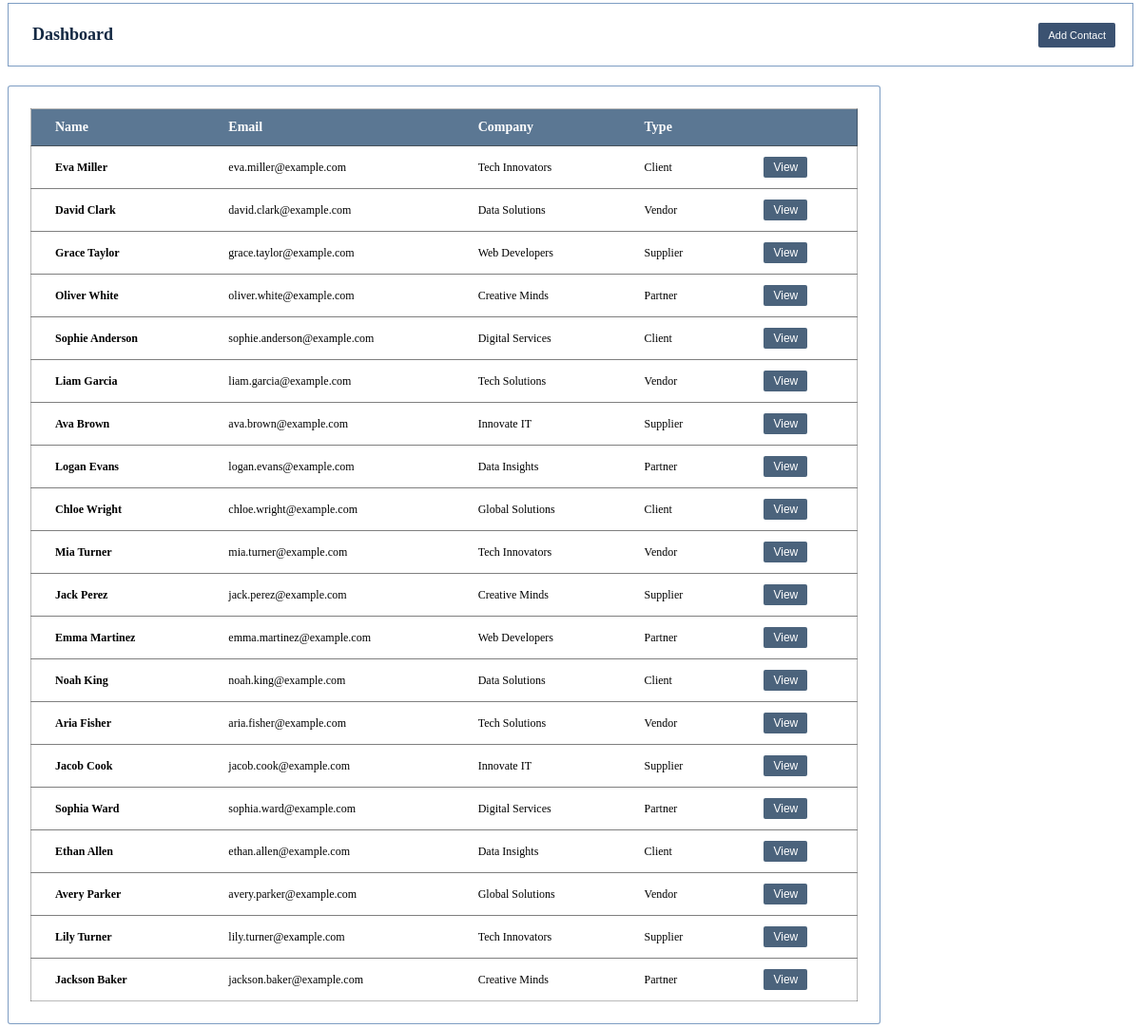
Page /screens/dashboard.php on the committed database.
### tables this page shows
CREATE TABLE `contacts` (
  `id` int(11) NOT NULL auto_increment,
  `firstname` varchar(35) NOT NULL default '',
  `lastname` varchar(35) NOT NULL default '',
  `company` varchar(35) NOT NULL default '',
  `type` varchar(35) NOT NULL default '',
  `assigned_to` int(35) NOT NULL ,
  `created_by`  int(35) NOT NULL ,
  `updated_at` DATE NOT NULL DEFAULT '0000-00-00',
  `telephone` varchar(35) NOT NULL default '',
  `email` varchar(35) NOT NULL default '',
   PRIMARY KEY  (`id`)
);

### screens/dashboard.php (the view, shortened to what this page needs)
<?php
    include("../database/dbsetup.php");
    $sql = "SELECT * FROM contacts";
    $results = $conn->query($sql);
?>
<!DOCTYPE html>
<html lang="en">
<head>
    <link rel="stylesheet" href="css/dashboard.css">
</head>
<body>
    <div id="dashHead">
        <h1>Dashboard</h1>
        <button onclick="loadScreen('contact')"> <i class="fa-solid fa-plus"></i> Add Contact</button>
    </div>
    <div id='dashBody'>
        <table id="contactstable">
            <thead>
                <tr>
                    <th>Name</th>
                    <th>Email</th>
                    <th>Company</th>
                    <th>Type</th>
                    <th> </th>
                </tr>
            </thead>
            <tbody>
            <?php foreach ($results as $row): ?>
                <tr>
                    <td><strong><?= $row['firstname'] ?> <?= $row['lastname'] ?></strong></td>
                    <td><?= $row['email'] ?></td>
                    <td><?= $row['company'] ?></td>
                    <td class="contacttype"><?= $row['type'] ?></td>
                    <td><button type="submit" id="contactDetailsLink" onclick="loadContactDetails('contactDetails' , <?= $row['id'] ?>)" >View</button></td>
                </tr>
            <?php endforeach; ?>
            </tbody>
        </table>
    </div>
</body>
</html>

### css/dashboard.css (style rules this page uses)
#dashHead { display: flex; align-items: center; justify-content: space-between; margin-top: -5px; padding: 10px; padding-left: 25px; border: 1.5px solid rgba(37, 90, 154, 0.591); background-color: rgba(255, 255, 255, 0.85); }
#dashHead h1 { display: inline; color: rgb(19, 40, 66); font-size: 18px; }
#dashHead button { background: rgb(59, 82, 113); border-radius: 2px; font-size: 11px; color: white; border: none; padding: 7px; padding-left: 10px; padding-right: 10px; margin-right: 8px; }
#dashBody { align-items: center; justify-content: center; background-color: rgba(255, 255, 255, 0.85); border-radius: 3px; border: 1.5px solid rgba(37, 90, 154, 0.591); margin-top: 20px; width: 72.5vw; padding: 23px; }
#dashBody table { border-collapse: collapse; border-radius: 3px; border: 1.3px solid #00000046; font-size: 12px; width: 72.5vw; }
#dashBody table td { padding: 11px; padding-right: 38px; padding-left: 25px; border-top: 1.3px solid rgba(63, 63, 63, 0.663); }
#dashBody table th { font-weight: bold; font-size: 14px; text-align: left; padding: 11px; padding-left: 25px; color: white; background-color: rgba(66, 99, 131, 0.868); }
#dashBody td button { background: rgba(48, 76, 104, 0.868); border-radius: 2px; font-size: 12px; color: white; border: none; padding: 4px; padding-left: 10px; padding-right: 10px; margin-right: -8px; margin-left: 0px; }

### rows in the picture
contacts: firstname "Eva", lastname "Miller", email "eva.miller@example.com", company "Tech Innovators", type "Client"
contacts: firstname "David", lastname "Clark", email "david.clark@example.com", company "Data Solutions", type "Vendor"
contacts: firstname "Grace", lastname "Taylor", email "grace.taylor@example.com", company "Web Developers", type "Supplier"
contacts: firstname "Oliver", lastname "White", email "oliver.white@example.com", company "Creative Minds", type "Partner"
contacts: firstname "Sophie", lastname "Anderson", email "sophie.anderson@example.com", company "Digital Services", type "Client"
contacts: firstname "Liam", lastname "Garcia", email "liam.garcia@example.com", company "Tech Solutions", type "Vendor"
contacts: firstname "Ava", lastname "Brown", email "ava.brown@example.com", company "Innovate IT", type "Supplier"
contacts: firstname "Logan", lastname "Evans", email "logan.evans@example.com", company "Data Insights", type "Partner"
contacts: firstname "Chloe", lastname "Wright", email "chloe.wright@example.com", company "Global Solutions", type "Client"
contacts: firstname "Mia", lastname "Turner", email "mia.turner@example.com", company "Tech Innovators", type "Vendor"
contacts: firstname "Jack", lastname "Perez", email "jack.perez@example.com", company "Creative Minds", type "Supplier"
contacts: firstname "Emma", lastname "Martinez", email "emma.martinez@example.com", company "Web Developers", type "Partner"
contacts: firstname "Noah", lastname "King", email "noah.king@example.com", company "Data Solutions", type "Client"
contacts: firstname "Aria", lastname "Fisher", email "aria.fisher@example.com", company "Tech Solutions", type "Vendor"
contacts: firstname "Jacob", lastname "Cook", email "jacob.cook@example.com", company "Innovate IT", type "Supplier"
contacts: firstname "Sophia", lastname "Ward", email "sophia.ward@example.com", company "Digital Services", type "Partner"
contacts: firstname "Ethan", lastname "Allen", email "ethan.allen@example.com", company "Data Insights", type "Client"
contacts: firstname "Avery", lastname "Parker", email "avery.parker@example.com", company "Global Solutions", type "Vendor"
contacts: firstname "Lily", lastname "Turner", email "lily.turner@example.com", company "Tech Innovators", type "Supplier"
contacts: firstname "Jackson", lastname "Baker", email "jackson.baker@example.com", company "Creative Minds", type "Partner"
